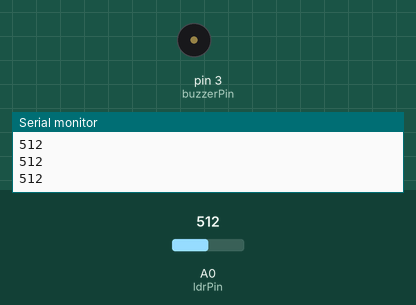
A sketch run on a simulated Arduino Uno, built with avr-gcc and run on an emulated ATmega328P. Parts: buzzer (waves = sounding, pin HIGH), the last lines printed to the serial monitor. The test bench sets the inputs (shaded band); at power-on: A0 (ldrPin) = 512.

Above: at 1.2 s.
1.3 s: A0 (ldrPin) set to 210
2.8 s: A0 (ldrPin) set to 187
At 3.5 s:
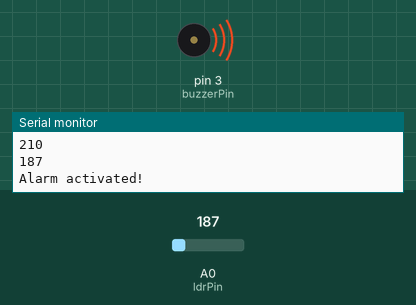
4.3 s: A0 (ldrPin) set to 306
At 6.2 s:
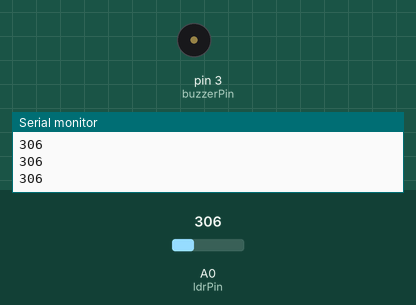
6.5 s: A0 (ldrPin) set to 190
At 7.8 s:
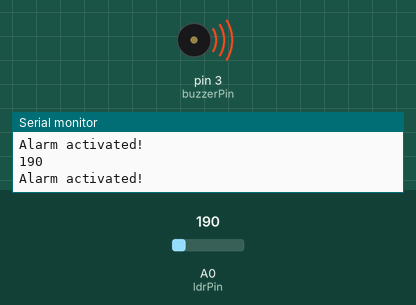
Timing chart, 0 to 9.0 s (numbered marks = the images above; inputs shaded):
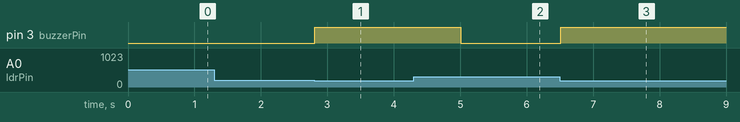

The sketch:

_light_activated_alarm1.ino
```cpp
// Define pin numbers
const int ldrPin = A0;    // Potentiometer (as LDR alternative) connected to analog pin A0
const int buzzerPin = 3;  // Buzzer connected to digital pin 3

void setup() {
  // Set buzzer pin as output
  pinMode(buzzerPin, OUTPUT);
  // Initialize serial communication
  Serial.begin(9600);
}

void loop() {
  // Read the value from the potentiometer
  int ldrValue = analogRead(ldrPin);
  // Print the potentiometer value to the Serial Monitor
  Serial.println(ldrValue);

  // If the light intensity falls below a threshold (adjust as needed)
  if (ldrValue < 200) {
    // Turn on the buzzer alarm
    digitalWrite(buzzerPin, HIGH);
    // Print a message indicating the alarm is activated
    Serial.println("Alarm activated!");
    // Wait for a short duration
    delay(1000);
  } else {
    // Turn off the buzzer alarm
    digitalWrite(buzzerPin, LOW);
  }
  // Wait for a short duration before reading the potentiometer value again
  delay(100);
}
```

Measured:
- the behaviour switches between 200 and 199 on A0 (ldrPin) (found by bisection; images 0 and 1)
- after the input at 2.8 s, pin 3 (buzzerPin): LOW → HIGH at once
- after the input at 4.3 s, pin 3 (buzzerPin): HIGH → LOW after 0.71 s
- after the input at 6.5 s, pin 3 (buzzerPin): LOW → HIGH at once
